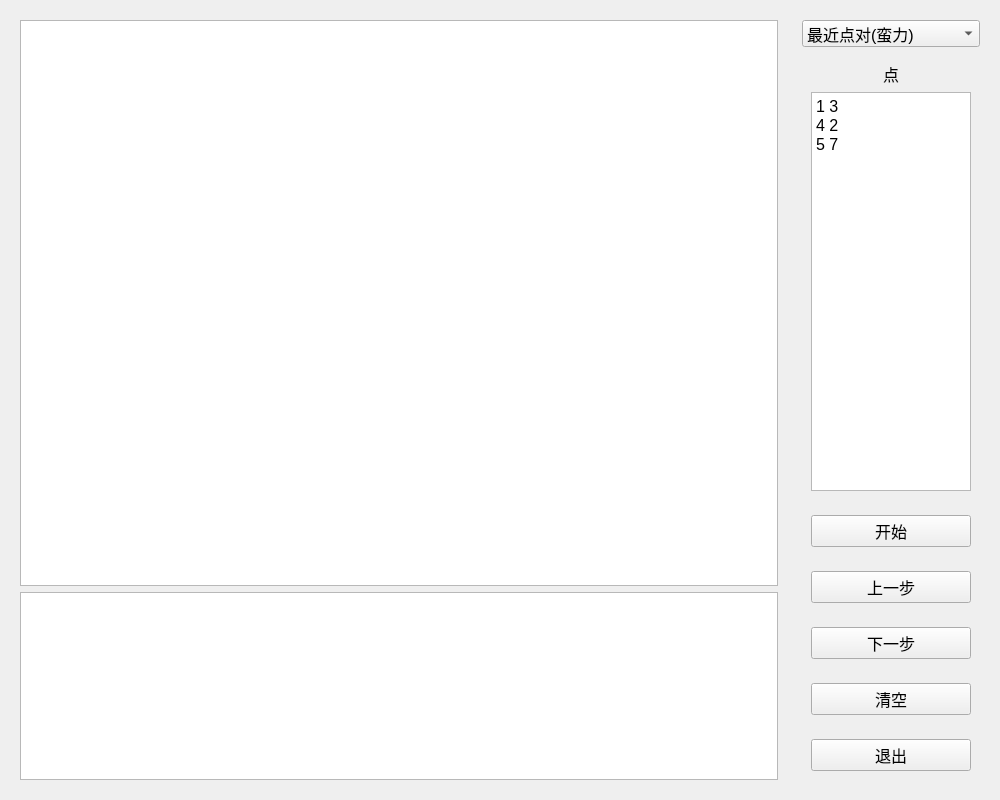
<?xml version="1.0" encoding="UTF-8"?>
<ui version="4.0">
 <class>Base</class>
 <widget class="QWidget" name="Base">
  <property name="geometry">
   <rect>
    <x>0</x>
    <y>0</y>
    <width>1000</width>
    <height>800</height>
   </rect>
  </property>
  <property name="font">
   <font>
    <pointsize>12</pointsize>
   </font>
  </property>
  <property name="windowTitle">
   <string>Form</string>
  </property>
  <layout class="QHBoxLayout" name="horizontalLayout" stretch="4,1">
   <item>
    <widget class="QWidget" name="widget_7" native="true">
     <layout class="QVBoxLayout" name="verticalLayout_8" stretch="3,1">
      <item>
       <widget class="QGraphicsView" name="graphicsView"/>
      </item>
      <item>
       <widget class="QPlainTextEdit" name="result">
        <property name="font">
         <font>
          <pointsize>16</pointsize>
         </font>
        </property>
        <property name="lineWrapMode">
         <enum>QPlainTextEdit::WidgetWidth</enum>
        </property>
        <property name="readOnly">
         <bool>false</bool>
        </property>
        <property name="plainText">
         <string/>
        </property>
        <property name="placeholderText">
         <string>这里将会显示过程与最后的结果</string>
        </property>
       </widget>
      </item>
     </layout>
    </widget>
   </item>
   <item>
    <widget class="QWidget" name="options" native="true">
     <layout class="QVBoxLayout" name="verticalLayout_7">
      <item>
       <widget class="QComboBox" name="chooses">
        <item>
         <property name="text">
          <string>最近点对(蛮力)</string>
         </property>
        </item>
        <item>
         <property name="text">
          <string>最近点对(分治)</string>
         </property>
        </item>
        <item>
         <property name="text">
          <string>凸包(蛮力)</string>
         </property>
        </item>
        <item>
         <property name="text">
          <string>凸包(Graham's scan)</string>
         </property>
        </item>
       </widget>
      </item>
      <item>
       <widget class="QWidget" name="widget_2" native="true">
        <layout class="QVBoxLayout" name="verticalLayout">
         <item>
          <widget class="QLabel" name="label">
           <property name="text">
            <string extracomment="使用空格隔开坐标 使用换行隔开点">点</string>
           </property>
           <property name="textFormat">
            <enum>Qt::PlainText</enum>
           </property>
           <property name="alignment">
            <set>Qt::AlignCenter</set>
           </property>
          </widget>
         </item>
         <item>
          <widget class="QPlainTextEdit" name="plainTextEdit">
           <property name="font">
            <font>
             <pointsize>12</pointsize>
            </font>
           </property>
           <property name="lineWrapMode">
            <enum>QPlainTextEdit::WidgetWidth</enum>
           </property>
           <property name="plainText">
            <string>1 3
4 2
5 7</string>
           </property>
           <property name="placeholderText">
            <string extracomment="使用空格隔开坐标 使用换行隔开点">使用空格隔开坐标 使用换行隔开点 </string>
           </property>
          </widget>
         </item>
        </layout>
       </widget>
      </item>
      <item>
       <widget class="QWidget" name="widget" native="true">
        <layout class="QVBoxLayout" name="verticalLayout_4">
         <item>
          <widget class="QPushButton" name="start">
           <property name="font">
            <font>
             <pointsize>12</pointsize>
            </font>
           </property>
           <property name="text">
            <string>开始</string>
           </property>
          </widget>
         </item>
        </layout>
       </widget>
      </item>
      <item>
       <widget class="QWidget" name="widget_4" native="true">
        <layout class="QVBoxLayout" name="verticalLayout_3">
         <item>
          <widget class="QPushButton" name="pre_step">
           <property name="font">
            <font>
             <pointsize>12</pointsize>
            </font>
           </property>
           <property name="text">
            <string>上一步</string>
           </property>
          </widget>
         </item>
        </layout>
       </widget>
      </item>
      <item>
       <widget class="QWidget" name="widget_3" native="true">
        <layout class="QVBoxLayout" name="verticalLayout_2">
         <item>
          <widget class="QPushButton" name="next_step">
           <property name="font">
            <font>
             <pointsize>12</pointsize>
            </font>
           </property>
           <property name="text">
            <string>下一步</string>
           </property>
          </widget>
         </item>
        </layout>
       </widget>
      </item>
      <item>
       <widget class="QWidget" name="widget_6" native="true">
        <layout class="QVBoxLayout" name="verticalLayout_6">
         <item>
          <widget class="QPushButton" name="clear">
           <property name="font">
            <font>
             <pointsize>12</pointsize>
            </font>
           </property>
           <property name="text">
            <string>清空</string>
           </property>
          </widget>
         </item>
        </layout>
       </widget>
      </item>
      <item>
       <widget class="QWidget" name="widget_5" native="true">
        <layout class="QVBoxLayout" name="verticalLayout_5">
         <item>
          <widget class="QPushButton" name="quit">
           <property name="font">
            <font>
             <pointsize>12</pointsize>
            </font>
           </property>
           <property name="text">
            <string>退出</string>
           </property>
          </widget>
         </item>
        </layout>
       </widget>
      </item>
     </layout>
    </widget>
   </item>
  </layout>
 </widget>
 <resources/>
 <connections/>
</ui>
